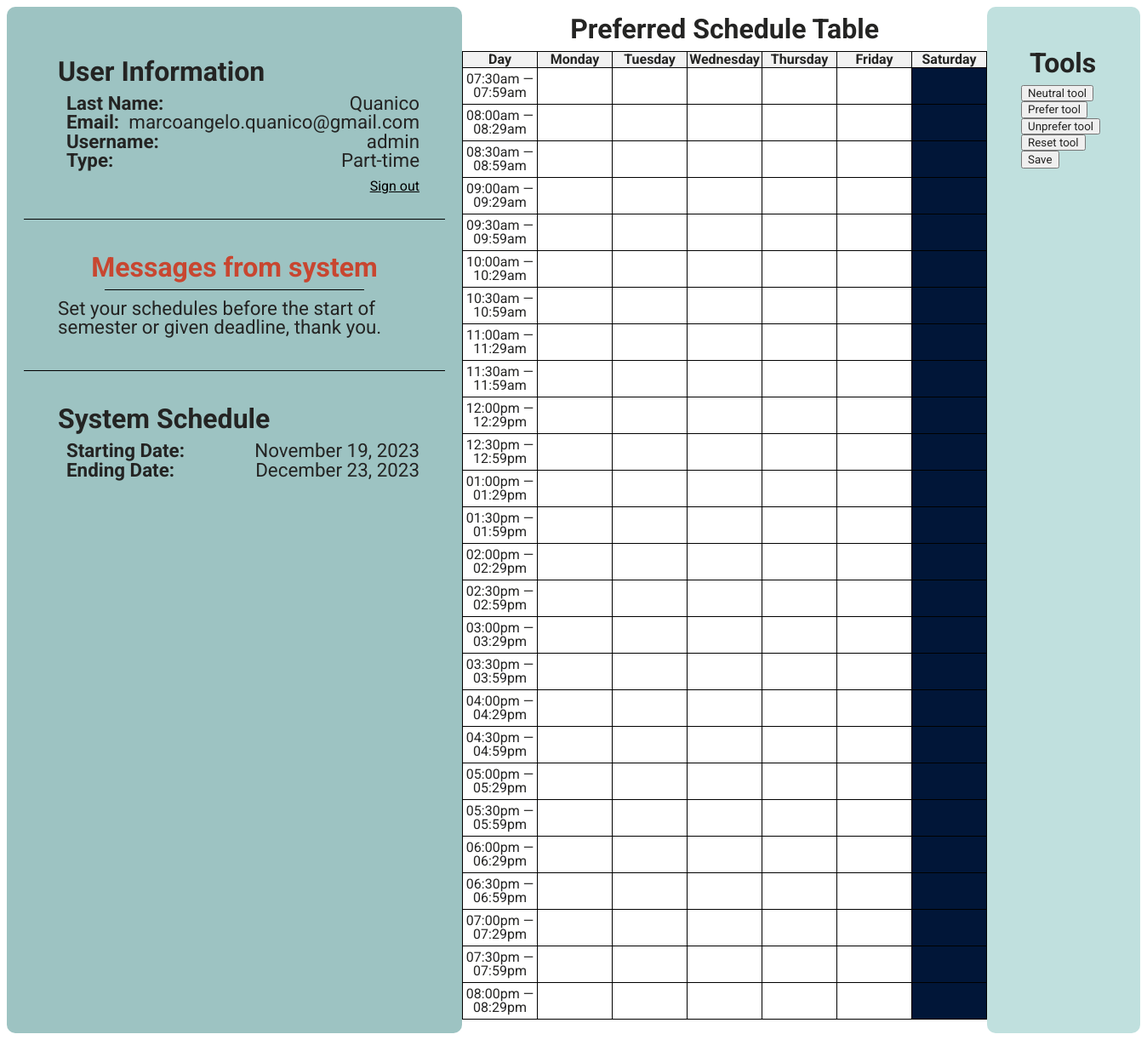
Screenshot of /teacherDashboard.php (signed in) with the database file from the repository.
### tables this page shows
CREATE TABLE `laura_messages` (
  `id` int(11) NOT NULL AUTO_INCREMENT,
  `message` text NOT NULL,
  `message_type` varchar(30) NOT NULL,
  `deletion_timestamp` timestamp NOT NULL DEFAULT current_timestamp(),
  PRIMARY KEY (`id`)
);

CREATE TABLE `program_status` (
  `id` int(11) NOT NULL AUTO_INCREMENT,
  `is_ongoing` tinyint(1) DEFAULT NULL,
  `start_time` date DEFAULT NULL,
  `end_time` date DEFAULT NULL,
  PRIMARY KEY (`id`)
);

### teacherDashboard.php (the view, shortened to what this page needs)
<!DOCTYPE html>
<html lang="en">
<head>
    <link rel="stylesheet" href="styles.css">
</head>
<body>
<div class="col main_nav">
    <div class="main-nav-child userInfo">
        <h2>User Information </h2>
        <?php
        echo "<div class='userItem'><b>Last Name:&nbsp&nbsp</b><p>{$_SESSION['last_name']}</p></div>";
        echo "<div class='userItem'><b>Email:&nbsp&nbsp</b><p>{$_SESSION['email']}</p></div>";
        echo "<div class='userItem'><b>Username:&nbsp&nbsp</b><p>{$_SESSION['username']}</p></div>";
        echo "<div class='userItem'><b>Type:&nbsp&nbsp</b><p>{$_SESSION['type']}</p></div>";
        ?>
        <a href="">Sign out</a>
    </div>
    <div class="main-nav-child systemInfo">
        <h2>Messages from system</h2>
        <?php
        include "connect_db.php";
        $rtrv_stmt = $connect->prepare("SELECT message, message_type FROM laura_messages WHERE message_type = 'pre-semester';");
        if ($rtrv_stmt->execute()) {
            $data = $rtrv_stmt->fetch(PDO::FETCH_ASSOC);
            echo '<hr style="border: none; border-top: 1px solid #000; width: 70%; margin: 0 auto;">';
            if (isset($data['message'])) {
                echo '<p style="margin: 0; padding: 10px; font-size:1.4rem">'.$data['message'].'</p>';
            } else {
                echo '<p style="text-align: center; margin: 0; padding: 10px; font-size:1.4rem">inbox is empty</p>';
            }
        }
        ?>
    </div>
    <div class="main-nav-child sysSChed">
        <h2>System Schedule</h2>
        <?php
        include 'connect_db.php';
        $pstat_stmt = $connect->prepare("SELECT is_ongoing, start_time, end_time FROM program_status;");
        if ($pstat_stmt->execute()) {
            $data = $pstat_stmt->fetch(PDO::FETCH_ASSOC);
            $startDateTime = new DateTime($data['start_time']);
            $formattedStartTime = $startDateTime->format('F j, Y');
            $endDateTime = new DateTime($data['end_time']);
            $formattedEndTime = $endDateTime->format('F j, Y');
            echo "<div class='userItem'><b>Starting Date:&nbsp;&nbsp;</b><p>{$formattedStartTime}</p></div>";
            echo "<div class='userItem'><b>Ending Date:&nbsp;&nbsp;</b><p>{$formattedEndTime}</p></div>";
        }
        ?>
    </div>
</div>
<div class="col tableTab">
    <h2>Preferred Schedule Table</h2>
    <form class="formtable" id="formtable" action="updatePreferredSchedule.php" method="post">
        <table>
            <tr>
                <th>Day</th>
                <?php
                $daysOfWeek = ['Monday', 'Tuesday', 'Wednesday', 'Thursday', 'Friday', 'Saturday'];
                $incre = 0;
                foreach ($daysOfWeek as $day) {
                    echo "<th class='dayofweekheader' onclick='selectColumn($incre)'>$day</th>";
                    $incre += 1;
                }
                ?>
            </tr>
            <?php
            $asRestrict = [];
            include 'connect_db.php';
            $getData_stmt = $connect->prepare('SELECT day_of_week, start_time, end_time, is_restricted FROM teacher_preferred_schedule WHERE token = ?;');
            $asPrefer = [];
            $token = $_SESSION['token'];
            if ($getData_stmt->execute([$token])) {
                $results = $getData_stmt->fetchAll(PDO::FETCH_ASSOC);
                foreach ($results as $row) {
                    $formattedStartTime = date('h:ia', strtotime($row['start_time']));
                    $formattedEndTime = date('h:ia', strtotime($row['end_time']));
                    $toAppend = $row['day_of_week'].' - '.$formattedStartTime.' — '.$formattedEndTime;
                    if (!$row['is_restricted']) {
                        $asPrefer[] = $toAppend;
                    } elseif ($row['is_restricted']) {
                        $asRestrict[] = $toAppend;
                    }
                }
            };
            $timeSlots = generateTimeSlots();
            $id = 0;
            $td_id = 0;
            foreach ($timeSlots as $time) {
                echo "<tr>";
                echo "<td id='row$td_id' class='' onclick='selectRow(row$td_id)' style='height: 40px; cursor: pointer;'>$time</td>";
                $td_id += 1;
                foreach ($daysOfWeek as $day) {
                    $inputName = "$day - $time";
                    $isRestrict = in_array($inputName, $asRestrict);
                    $isPrefer = in_array($inputName, $asPrefer);
                    $value = 0;
                    $value = $isPrefer ? 1 : $value;
                    $value = $isRestrict ? 2 : $value;
                    $class = '';
                    if ($value == 2) {
                        $class = 'unprefer-tool';
                    } elseif ($value == 1) {
                        $class = 'prefer-tool';
                    } elseif ($value == 0) {
                        $class = 'neutral-tool';
                    }
                    echo "<td style='' class='$class' onclick='writeToInput($id)' id='cell$id' value=''><input id='$id' type='text' value='$value' name='$inputName' class='' readonly></td>";
                    $id += 1;
                }
                echo "</tr>";
            }
            ?>
        </table>
        <br>
    </form>
</div>
<div class="col tools">
    <h2>Tools</h2>
    <div id="tools">
        <button href="#" onclick="selectTool(0)">Neutral tool</button>
        <button href="#" onclick="selectTool(1)">Prefer tool</button>
        <button href="#" onclick="selectTool(2)">Unprefer tool</button>
        <button href="#" onclick="reset()">Reset tool</button>
        <input type="submit" value="Save" onclick="submitForm()">
    </div>
</div>
<?php
function generateTimeSlots() {
    $timeSlots = [];
    $startTime = strtotime('7:30 AM');
    $endTime = strtotime('8:00 PM');
    while ($startTime <= $endTime) {
        $nextTime = date('h:ia', $startTime + 30 * 59);
        $timeSlots[] = date('h:ia', $startTime).' — '. $nextTime;
        $startTime += 30 * 60;
    }
    return $timeSlots;
}
?>
</body>
</html>

### styles.css (style rules this page uses)
table { border-collapse: collapse; width: 90%; }
* { color: #242423; font-family: 'Roboto', sans-serif; line-height: 1; }
p { margin: 0; padding: 0; }
body { display: grid; grid-template-columns: 1fr 1fr 1fr; }
table, th, td { border: 1px solid black; }
th, td { text-align: center; }
td { min-width: 85px; width: 85px; }
th { background-color: #f2f2f2; }
.formtable { margin: auto; padding: auto; }
h2 { font-size: 2rem; padding: 0px; margin: 10px; }
.userInfo { display: flex; flex-direction: column; }
.userItem { text-align: left; display: flex; flex-direction: row; font-size: 1.4rem; justify-content: space-between; }
.userItem b { text-align: left; margin-left: 20px; }
.userItem p { text-align: right; }
.userInfo a { text-align: right; padding-top: 11px; width: 100%; }
.main_nav { background-color: #9DC3C2; padding: 20px; border-radius: 10px; }
.main-nav-child { padding: 30px; }
.main-nav-child:not(:last-child) { border-bottom: 1px solid #000; }
.tableTab h2 { display: flex; justify-content: center; }
.tableTab { align-items: center; justify-content: center; margin-left: auto; margin-right: auto; }
.systemInfo h2 { text-align: center; color: #C84630; }
.tools { background-color: #C0E0DE; padding: 40px; border-radius: 10px; }
.neutral-tool { background-color: white; cursor: pointer; }
.unprefer-tool { background-color: #011638; cursor: pointer; }
.dayofweekheader { cursor: pointer; }

### rows the page displays
laura_messages: message "Set your schedules before the start of semester or given deadline, thank you."
program_status: start_time "November 19, 2023", end_time "December 23, 2023"

### other values shown
$_SESSION['last_name'] "Quanico"
$_SESSION['email'] "marcoangelo.quanico@gmail.com"
$_SESSION['username'] "admin"
$_SESSION['type'] "Part-time"
$day "Monday"
$day "Tuesday"
$day "Wednesday"
$day "Thursday"
$day "Friday"
$day "Saturday"
$time "07:30am — 07:59am"
$time "08:00am — 08:29am"
$time "08:30am — 08:59am"
$time "09:00am — 09:29am"
$time "09:30am — 09:59am"
